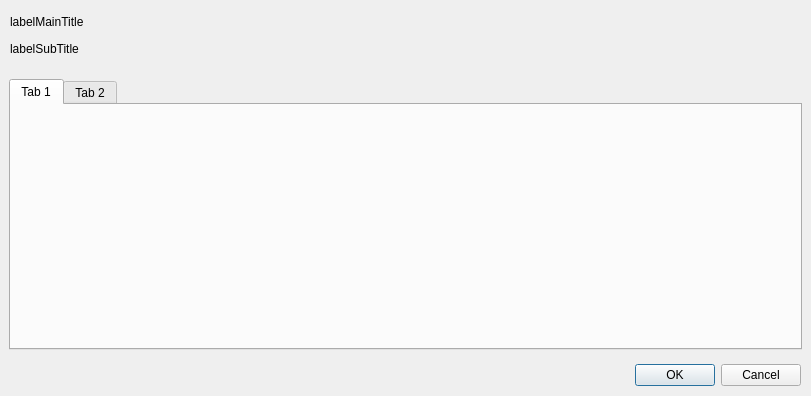
<?xml version="1.0" encoding="UTF-8"?>
<ui version="4.0">
 <class>SettingsDialog</class>
 <widget class="QDialog" name="SettingsDialog">
  <property name="geometry">
   <rect>
    <x>0</x>
    <y>0</y>
    <width>811</width>
    <height>396</height>
   </rect>
  </property>
  <property name="windowTitle">
   <string>Settings</string>
  </property>
  <layout class="QVBoxLayout" name="verticalLayout">
   <property name="spacing">
    <number>0</number>
   </property>
   <property name="leftMargin">
    <number>0</number>
   </property>
   <property name="topMargin">
    <number>0</number>
   </property>
   <property name="rightMargin">
    <number>0</number>
   </property>
   <property name="bottomMargin">
    <number>0</number>
   </property>
   <item>
    <widget class="QFrame" name="header">
     <property name="sizePolicy">
      <sizepolicy hsizetype="Preferred" vsizetype="Fixed">
       <horstretch>0</horstretch>
       <verstretch>0</verstretch>
      </sizepolicy>
     </property>
     <property name="minimumSize">
      <size>
       <width>0</width>
       <height>70</height>
      </size>
     </property>
     <layout class="QVBoxLayout" name="headerLayout">
      <property name="spacing">
       <number>3</number>
      </property>
      <property name="leftMargin">
       <number>10</number>
      </property>
      <property name="topMargin">
       <number>10</number>
      </property>
      <property name="bottomMargin">
       <number>10</number>
      </property>
      <item>
       <widget class="QLabel" name="labelMainTitle">
        <property name="text">
         <string>labelMainTitle</string>
        </property>
       </widget>
      </item>
      <item>
       <widget class="QLabel" name="labelSubTitle">
        <property name="text">
         <string>labelSubTitle</string>
        </property>
       </widget>
      </item>
     </layout>
    </widget>
   </item>
   <item>
    <widget class="QFrame" name="content">
     <layout class="QVBoxLayout" name="contentLayout">
      <item>
       <widget class="QTabWidget" name="tabWidget">
        <widget class="QWidget" name="tab">
         <attribute name="title">
          <string>Tab 1</string>
         </attribute>
        </widget>
        <widget class="QWidget" name="tab_2">
         <attribute name="title">
          <string>Tab 2</string>
         </attribute>
        </widget>
       </widget>
      </item>
     </layout>
    </widget>
   </item>
   <item>
    <widget class="QFrame" name="verticalFrame">
     <property name="sizePolicy">
      <sizepolicy hsizetype="Preferred" vsizetype="Fixed">
       <horstretch>0</horstretch>
       <verstretch>0</verstretch>
      </sizepolicy>
     </property>
     <layout class="QVBoxLayout" name="footer">
      <property name="spacing">
       <number>0</number>
      </property>
      <property name="leftMargin">
       <number>10</number>
      </property>
      <property name="topMargin">
       <number>5</number>
      </property>
      <property name="rightMargin">
       <number>10</number>
      </property>
      <property name="bottomMargin">
       <number>10</number>
      </property>
      <item>
       <widget class="QDialogButtonBox" name="buttonBox">
        <property name="cursor">
         <cursorShape>PointingHandCursor</cursorShape>
        </property>
        <property name="orientation">
         <enum>Qt::Orientation::Horizontal</enum>
        </property>
        <property name="standardButtons">
         <set>QDialogButtonBox::StandardButton::Cancel|QDialogButtonBox::StandardButton::Ok</set>
        </property>
       </widget>
      </item>
     </layout>
    </widget>
   </item>
  </layout>
 </widget>
 <resources/>
 <connections/>
</ui>
